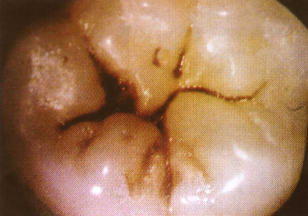
#> input picture tooth/7.png, 308 x 216 px
$ python OstuTest.py
#> lines starting #> are read from the running program, lines starting #| are printed output that depends on the picture; after the words box and inside, x2 and y2 are one past the last pixel; in counts of white or black regions, pixels touching at a corner belong together
#coding:utf-8
import cv2
import numpy as np
from matplotlib import pyplot as plt

image = cv2.imread("tooth/7.png")
#> image is the input picture: shape (216, 308, 3); mean B, G, R 90.8, 124.2, 166.6
gray = cv2.cvtColor(image, cv2.COLOR_BGR2GRAY)
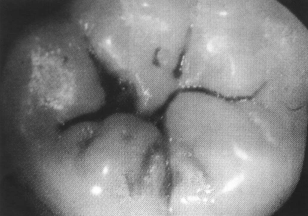
#> gray: shape (216, 308); min 30, max 255, mean 133.1

plt.subplot(131), plt.imshow(image, "gray")
plt.title("source image"), plt.xticks([]), plt.yticks([])
plt.subplot(132), plt.hist(image.ravel(), 256)
plt.title("Histogram"), plt.xticks([]), plt.yticks([])
ret1, th1 = cv2.threshold(gray, 0, 255, cv2.THRESH_OTSU) #方法选择为THRESH_OTSU
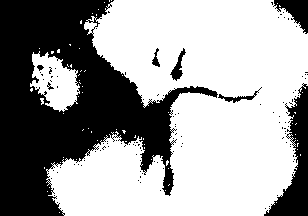
#> th1: shape (216, 308); 61.8% white; 117 black regions (109 under 20 px), largest, box (x1, y1, x2, y2) and area: (0, 0, 218, 216) 21840, (264, 83, 308, 216) 2372, (273, 0, 308, 34) 597
#> ret1 = 121
plt.subplot(133), plt.imshow(th1, "gray")
plt.title("OTSU,threshold is " + str(ret1)), plt.xticks([]), plt.yticks([])
plt.show()
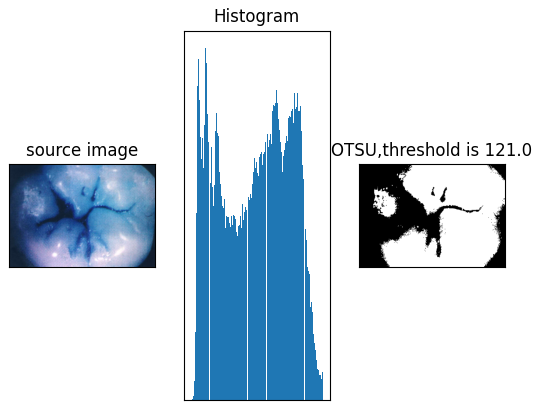
#> figure drawn by matplotlib, 3 panels; B, G, R data is drawn as R, G, B

$ run again, with tooth/1.png copied over tooth/7.png
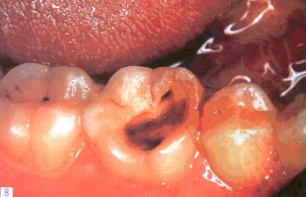
#> input picture tooth/1.png, 306 x 197 px
#> image is the input picture: shape (197, 306, 3); mean B, G, R 95.6, 113, 193.8
#> `ret1, th1 = cv2.threshold(gray, 0, 255, cv2.THRESH_OTSU)`:
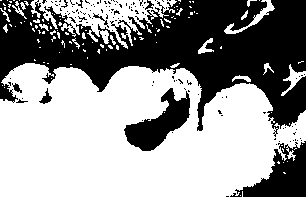
#> th1: shape (197, 306); 58.5% white; 126 black regions (117 under 20 px), largest, box (x1, y1, x2, y2) and area: (0, 0, 306, 137) 20506, (230, 141, 306, 197) 2048, (124, 88, 190, 151) 1840
#> ret1 = 128
#> `plt.show()`:
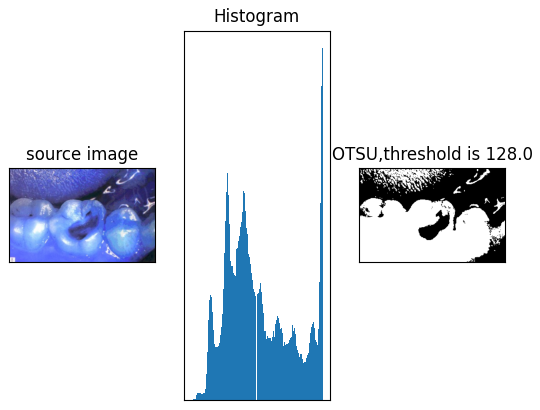
#> figure drawn by matplotlib, 3 panels; B, G, R data is drawn as R, G, B

$ run again, with tooth/10.png copied over tooth/7.png
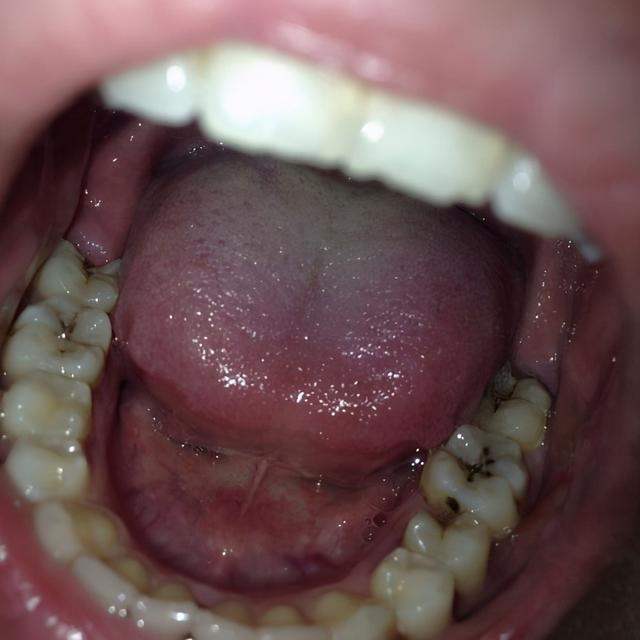
#> input picture tooth/10.png, 640 x 640 px
#> image is the input picture: shape (640, 640, 3); mean B, G, R 83.8, 82.7, 108.9
#> `ret1, th1 = cv2.threshold(gray, 0, 255, cv2.THRESH_OTSU)`:
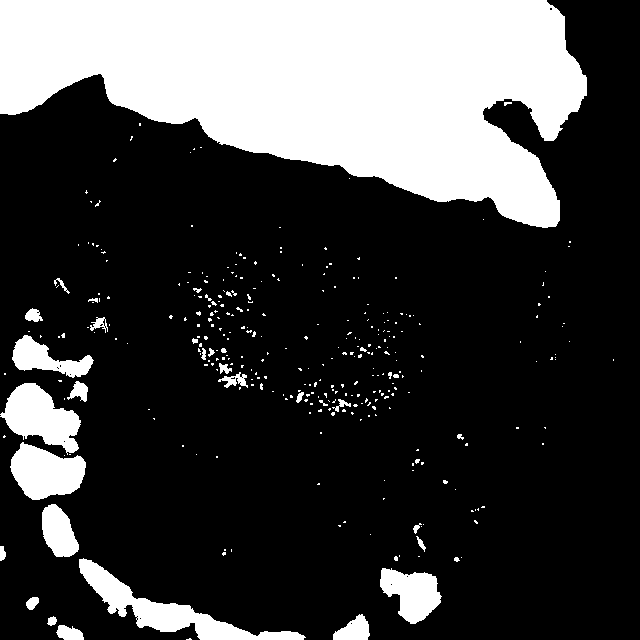
#> th1: shape (640, 640); 25.7% white; 333 white regions (296 under 20 px), largest, box (x1, y1, x2, y2) and area: (0, 0, 587, 228) 85259, (79, 558, 306, 640) 4430, (0, 383, 81, 455) 3212
#> ret1 = 115
#> `plt.show()`:
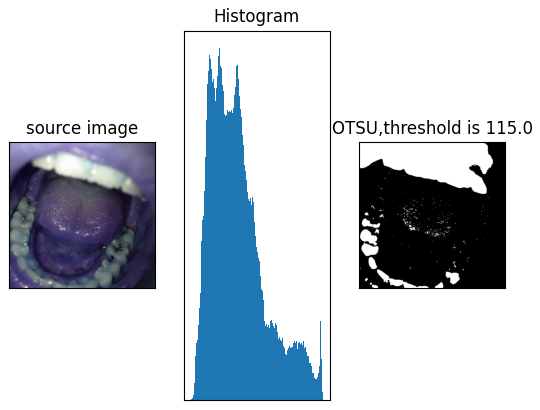
#> figure drawn by matplotlib, 3 panels; B, G, R data is drawn as R, G, B

$ run again, with tooth/11.png copied over tooth/7.png
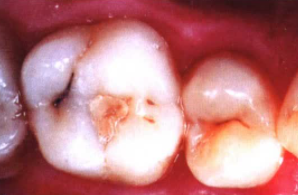
#> input picture tooth/11.png, 298 x 195 px
#> image is the input picture: shape (195, 298, 3); mean B, G, R 126.4, 123.8, 190.6
#> `ret1, th1 = cv2.threshold(gray, 0, 255, cv2.THRESH_OTSU)`:
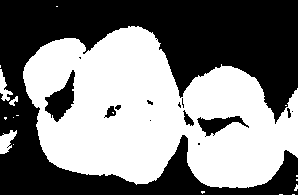
#> th1: shape (195, 298); 49.8% white; 18 white regions (14 under 20 px), largest, box (x1, y1, x2, y2) and area: (23, 26, 298, 188) 28388, (0, 130, 17, 154) 239, (0, 69, 13, 101) 180, (9, 96, 18, 106) 44
#> ret1 = 144
#> `plt.show()`:
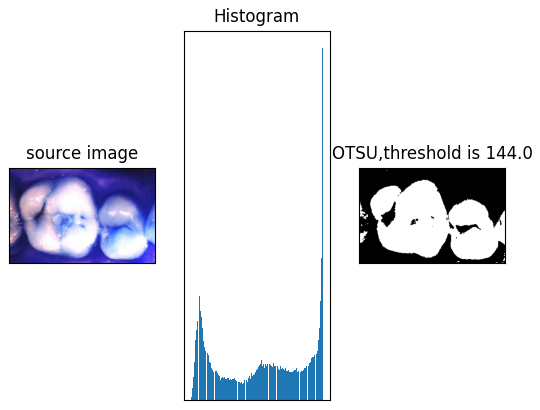
#> figure drawn by matplotlib, 3 panels; B, G, R data is drawn as R, G, B
